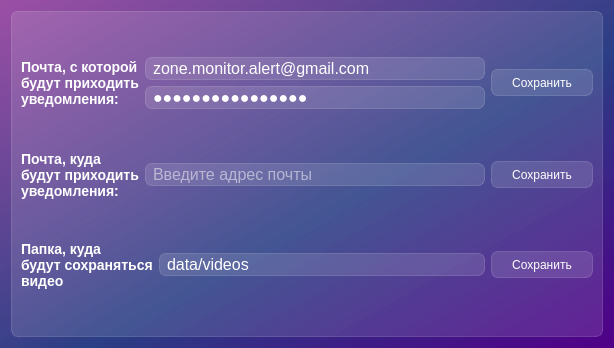
<?xml version="1.0" encoding="UTF-8"?>
<ui version="4.0">
 <class>EmailPathChanging</class>
 <widget class="QDialog" name="EmailPathChanging">
  <property name="geometry">
   <rect>
    <x>0</x>
    <y>0</y>
    <width>614</width>
    <height>348</height>
   </rect>
  </property>
  <property name="windowTitle">
   <string>Изменение параметров зоны</string>
  </property>
  <property name="styleSheet">
   <string notr="true">background-color: qlineargradient(spread:pad, x1:1, y1:1, x2:0, y2:0, stop:0 rgba(81, 0, 135, 255), stop:0.427447 rgba(41, 61, 132, 235), stop:1 rgba(155, 79, 165, 255));</string>
  </property>
  <layout class="QGridLayout" name="gridLayout">
   <item row="0" column="0">
    <widget class="QFrame" name="frame_2">
     <property name="styleSheet">
      <string notr="true">background-color: rgba(255, 255, 255, 30);
border: 1px solid rgba(255, 255, 255, 40);
border-radius: 7px</string>
     </property>
     <property name="frameShape">
      <enum>QFrame::Shape::StyledPanel</enum>
     </property>
     <property name="frameShadow">
      <enum>QFrame::Shadow::Raised</enum>
     </property>
     <layout class="QGridLayout" name="gridLayout_2">
      <item row="0" column="0">
       <layout class="QHBoxLayout" name="horizontalLayout_3">
        <item>
         <widget class="QLabel" name="lbl_sender">
          <property name="styleSheet">
           <string notr="true">font-size: 14px;
font-weight: bold;
color: white;
background-color: none;
border: none</string>
          </property>
          <property name="text">
           <string>Почта, с которой
будут приходить
уведомления:</string>
          </property>
         </widget>
        </item>
        <item>
         <layout class="QVBoxLayout" name="verticalLayout_4">
          <item>
           <widget class="QLineEdit" name="le_sender_email">
            <property name="styleSheet">
             <string notr="true">font-size: 16px;
color: white;
padding-left: 5px;</string>
            </property>
            <property name="text">
             <string>zone.monitor.alert@gmail.com</string>
            </property>
            <property name="placeholderText">
             <string>Введите адрес почты</string>
            </property>
           </widget>
          </item>
          <item>
           <widget class="QLineEdit" name="le_sender_pass">
            <property name="styleSheet">
             <string notr="true">font-size: 16px;
color: white;
padding-left: 5px;</string>
            </property>
            <property name="text">
             <string>G7rB!x2#VpQ8^yM0</string>
            </property>
            <property name="frame">
             <bool>true</bool>
            </property>
            <property name="echoMode">
             <enum>QLineEdit::EchoMode::Password</enum>
            </property>
            <property name="alignment">
             <set>Qt::AlignmentFlag::AlignLeading|Qt::AlignmentFlag::AlignLeft|Qt::AlignmentFlag::AlignVCenter</set>
            </property>
            <property name="placeholderText">
             <string>Введите пароль</string>
            </property>
           </widget>
          </item>
         </layout>
        </item>
        <item>
         <widget class="QPushButton" name="btn_save_sender">
          <property name="styleSheet">
           <string notr="true">QPushButton {
	color: white;
	background-color: rgba(255, 255, 255, 30);
	border: 1px solid rgba(255, 255, 255, 40);
	border-radius: 7px;
	width: 100px;
	height: 25px
}
QPushButton:hover {
	background-color: rgba(255, 255, 255, 40);
}
QPushButton:pressed {
	background-color: rgba(255, 255, 255, 70);
}</string>
          </property>
          <property name="text">
           <string>Сохранить</string>
          </property>
         </widget>
        </item>
       </layout>
      </item>
      <item row="1" column="0">
       <layout class="QHBoxLayout" name="horizontalLayout">
        <item>
         <widget class="QLabel" name="lbl_reciever">
          <property name="styleSheet">
           <string notr="true">font-size: 14px;
font-weight: bold;
color: white;
background-color: none;
border: none</string>
          </property>
          <property name="text">
           <string>Почта, куда
будут приходить
уведомления:</string>
          </property>
         </widget>
        </item>
        <item>
         <widget class="QLineEdit" name="le_email_reciever">
          <property name="styleSheet">
           <string notr="true">font-size: 16px;
color: white;
padding-left: 5px;</string>
          </property>
          <property name="placeholderText">
           <string>Введите адрес почты</string>
          </property>
         </widget>
        </item>
        <item>
         <widget class="QPushButton" name="btn_save_reciever">
          <property name="styleSheet">
           <string notr="true">QPushButton {
	color: white;
	background-color: rgba(255, 255, 255, 30);
	border: 1px solid rgba(255, 255, 255, 40);
	border-radius: 7px;
	width: 100px;
	height: 25px
}
QPushButton:hover {
	background-color: rgba(255, 255, 255, 40);
}
QPushButton:pressed {
	background-color: rgba(255, 255, 255, 70);
}</string>
          </property>
          <property name="text">
           <string>Сохранить</string>
          </property>
         </widget>
        </item>
       </layout>
      </item>
      <item row="2" column="0">
       <layout class="QHBoxLayout" name="horizontalLayout_2">
        <item>
         <widget class="QLabel" name="lbl_video_path">
          <property name="styleSheet">
           <string notr="true">font-size: 14px;
font-weight: bold;
color: white;
background-color: none;
border: none</string>
          </property>
          <property name="text">
           <string>Папка, куда
будут сохраняться
видео</string>
          </property>
         </widget>
        </item>
        <item>
         <widget class="QLineEdit" name="le_video_path">
          <property name="styleSheet">
           <string notr="true">font-size: 16px;
color: white;
padding-left: 5px;</string>
          </property>
          <property name="text">
           <string>data/videos</string>
          </property>
          <property name="placeholderText">
           <string>Введите path</string>
          </property>
         </widget>
        </item>
        <item>
         <widget class="QPushButton" name="btn_save_video_path">
          <property name="styleSheet">
           <string notr="true">QPushButton {
	color: white;
	background-color: rgba(255, 255, 255, 30);
	border: 1px solid rgba(255, 255, 255, 40);
	border-radius: 7px;
	width: 100px;
	height: 25px
}
QPushButton:hover {
	background-color: rgba(255, 255, 255, 40);
}
QPushButton:pressed {
	background-color: rgba(255, 255, 255, 70);
}</string>
          </property>
          <property name="text">
           <string>Сохранить</string>
          </property>
         </widget>
        </item>
       </layout>
      </item>
     </layout>
    </widget>
   </item>
  </layout>
 </widget>
 <resources/>
 <connections/>
</ui>
